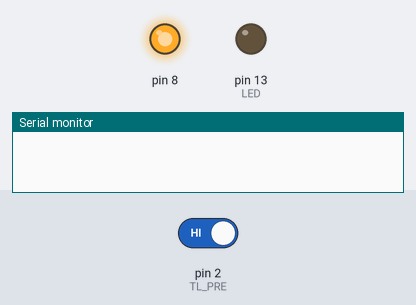
Recording of a sketch running on a simulated Arduino Uno, built with avr-gcc and run on an emulated ATmega328P. Shown: output pins drawn as LEDs (lit = HIGH), the last lines printed to the serial monitor. The inputs (shaded band) are chosen by the test bench; at power-on: pin 2 (TL_PRE) HIGH.

Above: at 1.2 s.
1.3 s: pin 2 (TL_PRE) driven LOW
At 1.9 s:
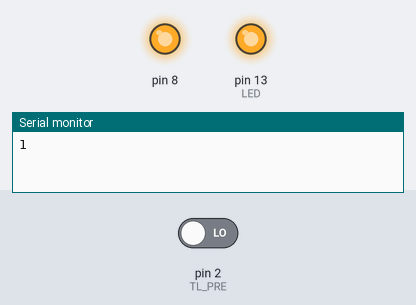
Timing chart, 0 to 4.3 s (numbered marks = the images above; inputs shaded):
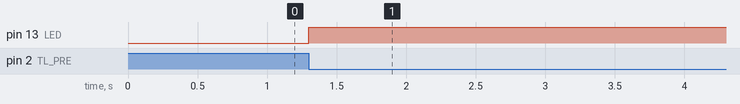

The sketch:

brezen27.ino
```cpp
/*
Clock Select Bits (CS12, CS11, CS10) - Timer Prescaler Settings:

CS12 | CS11 | CS10 | Prescaler / Clock Source
0    |  0   |  0   | No clock (Timer Stopped)
0    |  0   |  1   | No prescaler (Direct Clock)
0    |  1   |  0   | Prescaler = 8
0    |  1   |  1   | Prescaler = 64
1    |  0   |  0   | Prescaler = 256
1    |  0   |  1   | Prescaler = 1024
1    |  1   |  0   | External clock (falling edge)
1    |  1   |  1   | External clock (rising edge)

Waveform Generation Mode (WGM12, WGM11, WGM10) - Timer Mode Settings:

WGM12 | WGM11 | WGM10 | Mode                       | Description
0     |  0    |  0    | Normal                     | Timer counts up to MAX
0     |  0    |  1    | PWM, Phase Correct 8-bit   | PWM with phase-correct behavior
0     |  1    |  0    | PWM, Phase Correct 9-bit   |
0     |  1    |  1    | PWM, Phase Correct 10-bit  |
1     |  0    |  0    | CTC (Clear Timer on Compare Match) | Timer resets at OCR1A match
1     |  0    |  1    | Fast PWM 8-bit             |
1     |  1    |  0    | Fast PWM 9-bit             |
1     |  1    |  1    | Fast PWM 10-bit            |
*/

const byte LED = 13;
const byte TL_PRE = 2;
unsigned long hodnota;

void preruseni() {
  volatile static unsigned long last_interrupt_time = 0;
  unsigned long interrupt_time = millis();
  if (interrupt_time - last_interrupt_time > 50) {
    digitalWrite(LED, !digitalRead(LED));
    Serial.println(++hodnota);
  }
  last_interrupt_time = interrupt_time;
}

void setup() {
  Serial.begin(9600);
  pinMode(LED, OUTPUT);
  digitalWrite(LED, 0);
  attachInterrupt(digitalPinToInterrupt(TL_PRE), &preruseni, FALLING);
  pinMode(8, OUTPUT);
  digitalWrite(8, 1);

  // Nastavení časovače/čítače 1
  TCCR1A = 0; // Nastavíme že čítač jde od 0
  TCCR1B = 0; // Nulování módu čítače
  TCCR1B |= (1 << WGM12); // Nastavení CTC módu -> if (a == b) {}
  // Nastavení frekvence
  // Frekvence arduina je 16 MHz
  // Výsledná frekvence (16 MHz / prescaler)
  // Příklad chceme předděličku 1024
  TCCR1B |= ((1 << CS12) | (1 << CS10)); // Nastavujeme předděličku
  OCR1A = 15625; // Nastavení hodnoty kdy dojde k přerušení
  TIMSK1 = (1 << OCIE1A); // Zapnutí Timer1/čítač1 porovnávání
  sei(); // Zapnutí globáních čítačů a interruptů
}

// Definujeme si pomocnou proměnnou
volatile unsigned long g_counter = 0;
// Definice funkce přerušení
ISR(TIMER1_COMPA_vect) {
    g_counter++; // add g_counter, 1
    if (g_counter >= 60) {
      Serial.println("60 seconds elapsed!");
      g_counter = 0;
    }
}

void loop() {

}
```

Measured:
- after the input at 1.3 s, pin 13 (LED): LOW → HIGH at once
